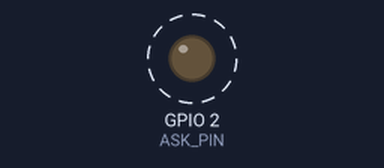
The sketch below on a simulated ESP32. Shown: output pins drawn as LEDs (lit = HIGH). Dashed ring = blinking. No radio packets arrive unless stated; what the sketch prints to the serial monitor is not drawn.

Above: at 0.6 s.
Timing chart, 0 to 3.0 s (numbered marks = the images above):
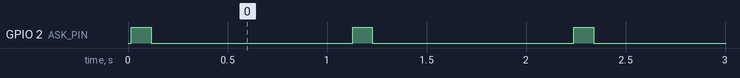

Measured:
- by itself, GPIO 2 (ASK_PIN): alternates HIGH for 0.10 s and LOW for 1.0 s

The sketch:

ranging_tx.ino
```cpp
/*
 * Acoustic Ranging — Transmitter (ESP32 + nRF24L01+)
 *
 * Each cycle:
 *   1. Send an RF "SYNC" packet (time zero for the receiver).
 *   2. Wait a fixed 10 ms.
 *   3. Switch ASK_PIN high for 100 ms. This gates an external tone
 *      generator / LM386 amplifier, producing an on-off keyed (ASK)
 *      sound burst from the speaker.
 *
 * Wiring: see docs/wiring.md
 */

#include <SPI.h>
#include <nRF24L01.h>
#include <RF24.h>

RF24 radio(4, 5);                 // CE = GPIO4, CSN = GPIO5
const byte address[6] = "00001";

#define ASK_PIN 2                 // gates the external tone generator (ASK on/off); 16 kHz in the final build

void setup() {
  pinMode(ASK_PIN, OUTPUT);
  digitalWrite(ASK_PIN, LOW);
  Serial.begin(115200);

  if (!radio.begin()) {
    Serial.println("Radio hardware not responding!");
    while (1);
  }
  radio.openWritingPipe(address);
  radio.setPALevel(RF24_PA_HIGH);
  radio.stopListening();
}

void loop() {
  // Step 1: RF sync packet
  const char text[] = "SYNC";
  radio.write(&text, sizeof(text));
  Serial.println("RF Sync sent");

  // Step 2: fixed 10 ms delay before the sound burst
  delay(10);

  // Step 3: 100 ms ASK sound burst
  digitalWrite(ASK_PIN, HIGH);
  delay(100);
  digitalWrite(ASK_PIN, LOW);
  Serial.println("Sound pulse sent");

  delay(1000);                    // repeat every ~1 s
}
```
